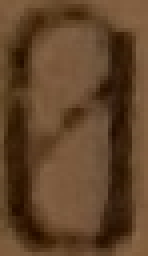
#> input picture dataset/original/0_2020-Jan-06_22-48-43-324_1.png, 37 x 64 px (shown 4 times larger); its folder holds only this picture in this run
$ python preprocess.py
#> lines starting #> are read from the running program, lines starting #| are printed output that depends on the picture; after the words box and inside, x2 and y2 are one past the last pixel; in counts of white or black regions, pixels touching at a corner belong together
# Copyright 2020 Trayan Momkov
#
# Licensed under the Apache License, Version 2.0 (the "License");
# you may not use this file except in compliance with the License.
# You may obtain a copy of the License at
#
#     http://www.apache.org/licenses/LICENSE-2.0
#
# Unless required by applicable law or agreed to in writing, software
# distributed under the License is distributed on an "AS IS" BASIS,
# WITHOUT WARRANTIES OR CONDITIONS OF ANY KIND, either express or implied.
# See the License for the specific language governing permissions and
# limitations under the License.

from __future__ import print_function

import sys
print('Python version: ', sys.version, '\n')

import os
import errno
import random
import csv
from PIL import Image
from os import listdir
from os.path import isfile, join
from shutil import copy2

if hasattr(__builtins__, 'raw_input'):
    input = raw_input

IMAGE_W = 32
IMAGE_H = 32
WHITE = 255
BLACK = 0
GREY = 128


def mkdir(dir_path):
    """
    Creates dir with its parents without error if already exists.
    """
    try:
        os.makedirs(dir_path)
    except OSError as exc:
        if exc.errno == errno.EEXIST and os.path.isdir(dir_path):
            pass


def extract_number_from_filename(image_filename):
    return os.path.basename(image_filename)[0]


def count_numbers(training_and_validation_files, test_files):
    training_eights, training_zeroes, test_eights, test_zeroes = 0, 0, 0, 0
    for file in training_and_validation_files:
        number = extract_number_from_filename(file)
        if number == '0':
            training_zeroes += 1
        else:
            training_eights += 1

    for file in test_files:
        number = extract_number_from_filename(file)
        if number == '0':
            test_zeroes += 1
        else:
            test_eights += 1

    return training_eights, training_zeroes, test_eights, test_zeroes


def add_to_csv(image, number, csv_writer):
    pixels = image.load()
    width = image.size[0]
    height = image.size[1]

    values = [number]
    for x in range(width):
        for y in range(height):
            values.append(str(pixels[x, y]))

    csv_writer.writerow(values)


def find_black_and_white_average(image):
    width, height = image.size
    pixels = image.load()
    total = 0
    for x in range(width):
        for y in range(height):
            total += pixels[x, y]

    return round(total / float(width * height))


def scale(image):
    max_length_pixels = IMAGE_W
    scale_factor = max(
                image.width / float(max_length_pixels),
                image.height / float(max_length_pixels))

    return image.resize((int(image.width / scale_factor), int(image.height / scale_factor)))


def convert_to_black_and_white(image):
    threshold = find_black_and_white_average(image)
    pixels = image.load()

    width, height = image.size
    for x in range(width):
        for y in range(height):
            if pixels[x, y] < threshold:
                image.putpixel((x, y), BLACK)
            else:
                image.putpixel((x, y), WHITE)
    return image


def add_frame(image):
    old_size = image.size
    new_size = (IMAGE_W, IMAGE_H)
    new_image = Image.new(mode=image.mode, color=255, size=new_size)
    new_image.paste(image, (int((new_size[0]-old_size[0])/2.0), int((new_size[1]-old_size[1])/2.0)))
    return new_image


def center_image(image):
    total_mass_x = 0
    top = IMAGE_H
    bottom = 0
    black_pixels_count = 0
    total_black_pixels_mass = 0
    mean_color_value = 0

    pixels = image.load()
    for x in range(IMAGE_W):
        for y in range(IMAGE_H):
            mean_color_value += pixels[x, y]

    mean_color_value /= float(IMAGE_W * IMAGE_H)

    for x in range(IMAGE_W):
        for y in range(IMAGE_H):
            color_value = pixels[x, y]

            if color_value < mean_color_value:
                mass = (255 - color_value)
                total_mass_x += mass * x
                total_black_pixels_mass += mass
                black_pixels_count += 1

                top = y if y < top else top
                bottom = y if y > bottom else bottom

    mean_black_pixel_mass = total_black_pixels_mass / float(black_pixels_count)
    center_weight_x = round(total_mass_x / mean_black_pixel_mass / float(black_pixels_count))
    center_form_y = round(top + (bottom-top) / float(2))

    return move(image, pixels, round(IMAGE_W / 2.0 - center_weight_x), round(IMAGE_H / 2.0 - center_form_y))


def move(image, pixels, diff_x, diff_y):
    new_pixels = []

    for x in range(IMAGE_W):
        new_pixels.append([])
        for y in range(IMAGE_H):
            old_x = x - diff_x
            old_y = y - diff_y

            if old_x < 0 or old_x >= IMAGE_W or old_y < 0 or old_y >= IMAGE_H:
                new_pixels[x].append(255)
            else:
                new_pixels[x].append(pixels[old_x, old_y])

    for x in range(IMAGE_W):
        for y in range(IMAGE_H):
            image.putpixel((x, y), new_pixels[x][y])

    return image


def convert_to_monochrome(image):
    return image.convert('L')


def split(files, for_training):
    randomness = random.Random()
    ok = 'n'
    while ok != 'y':
        randomness.shuffle(files)
        split_index = int(round(len(files) * for_training))

        original_training_files = files[:split_index]
        original_test_files = files[split_index:]

        training_eights, training_zeroes, test_eights, test_zeroes \
            = count_numbers(original_training_files, original_test_files)
        print('training zeroes:', training_zeroes)
        print('training eights', training_eights)
        print('test zeroes', test_zeroes)
        print('test eights', test_eights)

        ok = input('Is the distribution ok (y/n)?: ')

    return original_training_files, original_test_files


def preprocess_files(files, src_dir, dst_dir, csv_filename):
    with open(csv_filename, 'w') as csv_file:
        csv_writer = csv.writer(csv_file, delimiter=',')
        for file in files:
            image = center_image(
                        add_frame(
                            convert_to_black_and_white(
                                scale(
                                    convert_to_monochrome(Image.open(join(src_dir, file)))))))

            number = extract_number_from_filename(file)
            add_to_csv(image, number, csv_writer)
            image.save(join(dst_dir, file), "png")


def main():
    original_dir = join('dataset', 'original')
    preprocessed_dir = join('dataset', 'preprocessed')
    training_dir = join(preprocessed_dir, 'training')
    test_dir = join(preprocessed_dir, 'test')

    mkdir(training_dir)
    [os.remove(join(training_dir, f)) for f in os.listdir(training_dir) if f.endswith(".png")]

    mkdir(test_dir)
    [os.remove(join(test_dir, f)) for f in os.listdir(test_dir) if f.endswith(".png")]

    files = [f for f in listdir(original_dir) if isfile(join(original_dir, f))]
    original_training_files, original_test_files = split(files, 0.9)    # 90% for training
#> the loop in split, `while ok != 'y':` made 1 pass; the answer given on pass 1: y

    preprocess_files(files=original_training_files,
                     src_dir=original_dir,
                     dst_dir=training_dir,
                     csv_filename=join('dataset', 'training.csv'))
#> in convert_to_monochrome, `return image.convert('L')`:
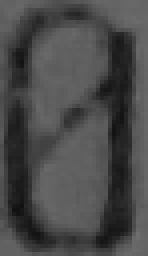
#> returned value: PIL image 37x64 L (shown 4 times larger); min 18, max 110, mean 73.3
#> in scale, `max_length_pixels = IMAGE_W`: max_length_pixels = 32
#> in scale, `scale_factor = max( image.width / float(max_length_pixels), image.heig..`: scale_factor = 2
#> in find_black_and_white_average, `width, height = image.size`: width = 18; height = 32
#> after the loop in find_black_and_white_average, `for x in range(width):`: total = 42188
#> in convert_to_black_and_white, `threshold = find_black_and_white_average(image)`: threshold = 73
#> after the loop in convert_to_black_and_white, `for x in range(width):`:
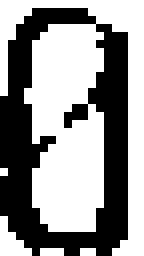
#> image: PIL image 18x32 L (shown 8 times larger); 58% white; 1 black region, box (x1, y1, x2, y2) and area: (0, 1, 16, 32) 242
#> in add_frame, `old_size = image.size`: old_size = (18, 32)
#> in add_frame, `new_image = Image.new(mode=image.mode, color=255, size=new_size)`: new_image: PIL image 32x32 L; every value is 255
#> in add_frame, `new_image.paste(image, (int((new_size[0]-old_size[0])/2.0), int((new_s..`:
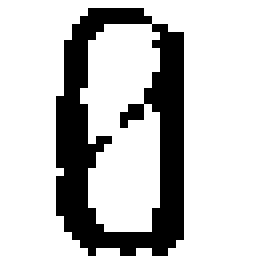
#> new_image: PIL image 32x32 L (shown 8 times larger); 76.4% white; 1 black region, box (x1, y1, x2, y2) and area: (7, 1, 23, 32) 242
#> in center_image, `total_mass_x = 0`: total_mass_x = 0
#> after the loop in center_image, `for x in range(IMAGE_W):`: mean_color_value = 199410
#> in center_image, `mean_color_value /= float(IMAGE_W * IMAGE_H)`: mean_color_value = 194.7
#> after the loop in center_image, `for x in range(IMAGE_W):`: black_pixels_count = 242; total_black_pixels_mass = 61710; total_mass_x = 902190
#> in center_image, `mean_black_pixel_mass = total_black_pixels_mass / float(black_pixels_c..`: mean_black_pixel_mass = 255
#> in center_image, `center_weight_x = round(total_mass_x / mean_black_pixel_mass / float(b..`: center_weight_x = 15
#> after the loop in move, `for x in range(IMAGE_W):`:
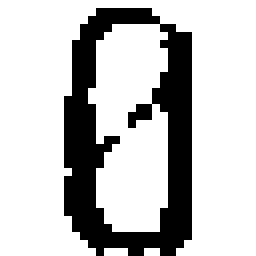
#> image: PIL image 32x32 L (shown 8 times larger); 76.4% white; 1 black region, box (x1, y1, x2, y2) and area: (8, 1, 24, 32) 242
#> after the loop in add_to_csv, `for x in range(width):`: values = 1025 items, first 6: '0', '255', '255', '255', '255', '255'

    preprocess_files(files=original_test_files,
                     src_dir=original_dir,
                     dst_dir=test_dir,
                     csv_filename=join('dataset', 'test.csv'))


if __name__ == '__main__':
    main()

$ run again, on dataset/original/0_2020-Jan-06_22-55-39-369_15.png
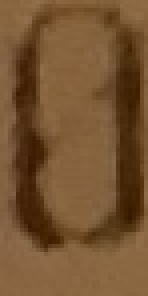
#> input picture dataset/original/0_2020-Jan-06_22-55-39-369_15.png, 37 x 74 px (shown 4 times larger)
#> the loop in split, `while ok != 'y':` made 1 pass; the answer given on pass 1: y
#> max_length_pixels = 32
#> scale_factor = 2.31
#> in find_black_and_white_average, `width, height = image.size`: width = 16; height = 32
#> after the loop in find_black_and_white_average, `for x in range(width):`: total = 45752
#> threshold = 89
#> after the loop in convert_to_black_and_white, `for x in range(width):`:
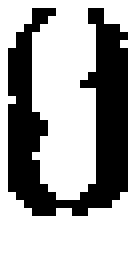
#> image: PIL image 16x32 L (shown 8 times larger); 62.5% white; 1 black region, box (x1, y1, x2, y2) and area: (1, 1, 16, 27) 192
#> old_size = (16, 32)
#> in center_image, `total_mass_x = 0`: total_mass_x = 0
#> after the loop in center_image, `for x in range(IMAGE_W):`: mean_color_value = 212160
#> in center_image, `mean_color_value /= float(IMAGE_W * IMAGE_H)`: mean_color_value = 207.2
#> after the loop in center_image, `for x in range(IMAGE_W):`: black_pixels_count = 192; total_black_pixels_mass = 48960; total_mass_x = 798150
#> mean_black_pixel_mass = 255
#> center_weight_x = 16
#> after the loop in move, `for x in range(IMAGE_W):`:
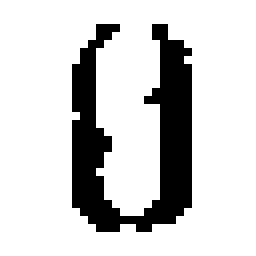
#> image: PIL image 32x32 L (shown 8 times larger); 81.2% white; 1 black region, box (x1, y1, x2, y2) and area: (9, 3, 24, 29) 192
#> after the loop in add_to_csv, `for x in range(width):`: values = 1025 items, first 6: '0', '255', '255', '255', '255', '255'
